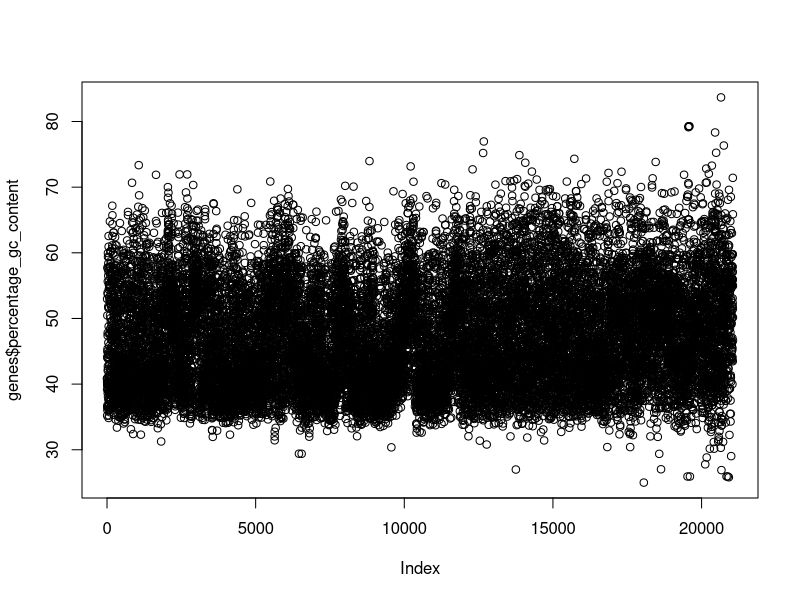
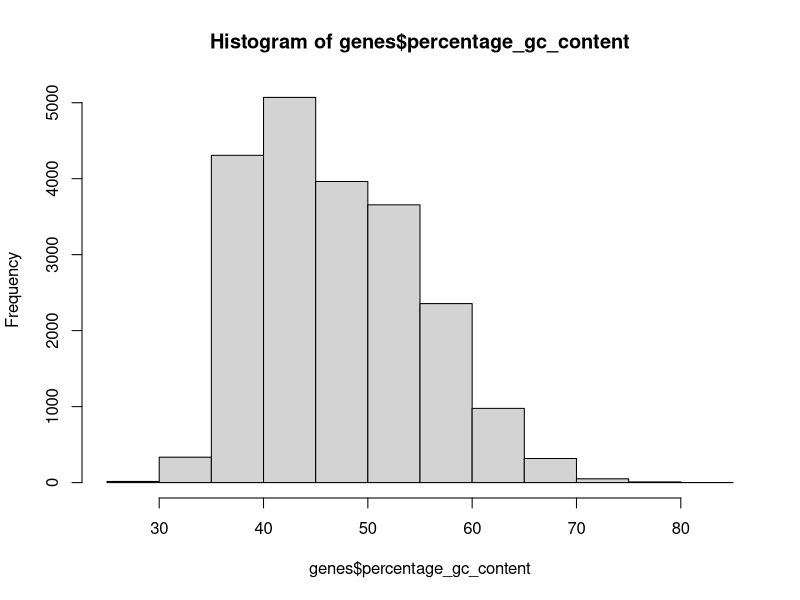

These figures' R source, in order:
## ---- chunk 1
rm(list = ls())
getwd()
## ---- chunk 2
# Your code here

## ---- chunk 3
genes <- read.table("data/ensembl_human_genes.txt", header = TRUE, sep = "\t",
                    quote = "", stringsAsFactors = FALSE)
head
## ---- chunk 4
class(genes)
dim(genes)
str(genes)
## ---- chunk 5
x <- 3
is.vector(x)
length(x)
## ---- chunk 6
is.numeric(genes$percentage_gc_content)
head(genes$percentage_gc_content)
summary(genes$percentage_gc_content)
## ---- chunk 7
is.numeric(genes$cds_length)
## ---- chunk 8
plot(genes$percentage_gc_content)
str(genes$percentage_gc_content)

## ---- chunk 9
hist(genes$percentage_gc_content)
## ---- chunk 10
(num_vec_one <- c(1, 5, 8, 3))  # c stands for "combine"
(num_vec_two <- 1:8)
(num_vec_three <- seq(from = 3, to = 12, by = 3))
## ---- chunk 11
num_vec_one + 1
num_vec_two / num_vec_three
num_vec_three / num_vec_three
c(0, 0, 0, 0) + 1:3  # alternatively could have used rep(0, 4)
## ---- chunk 12
sqrt(c(2, 4, 9, 16))
abs(c(-4, 6, -987))
## ---- chunk 13
1:100
## ---- chunk 14
num_vec_three
num_vec_three[2:4]
num_vec_three[c(1, 4)]
genes$external_gene_id[c(1, 4, 15)]
## ---- chunk 15
# your code here

